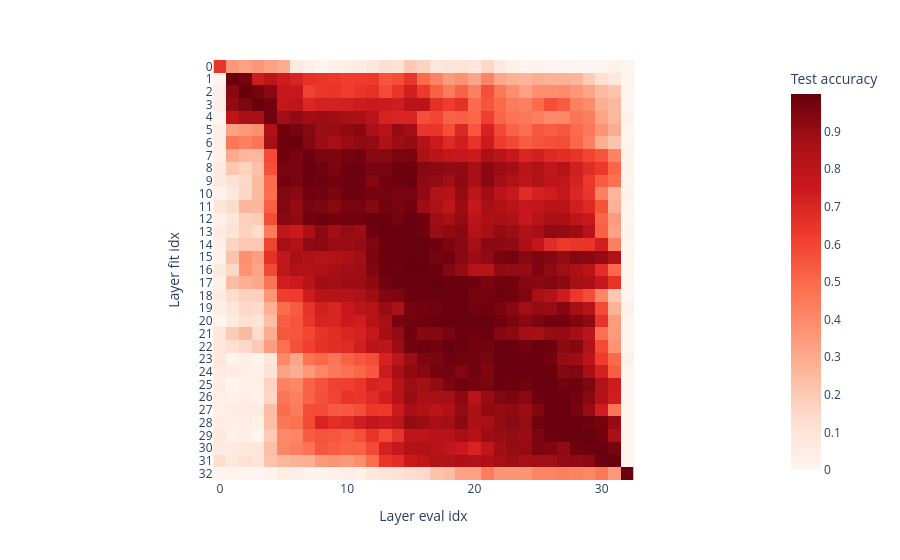

Notebook code cell kept with this figure:
### Code cell
test_accuracies_l1 = torch.zeros((len(probes_l1), len(test_hidden_states))) - float("nan")
for probe_idx, probe in enumerate(probes_l1.values()):
    probe.eval()
    for layer_idx in range(len(test_hidden_states)):
        with torch.no_grad():
            test_logits = probe(test_hidden_states[layer_idx].float().to(device), holdout_eval_tokens=False)
            test_accuracy = (test_logits.argmax(dim=-1) == test_labels).float().mean().item()
        test_accuracies_l1[probe_idx, layer_idx] = test_accuracy

plotly.express.imshow(
    test_accuracies_l1,
    labels={"y": "Layer fit idx", "x": "Layer eval idx", "color": "Test accuracy"},
    color_continuous_scale="Reds"
).update_layout(
    yaxis=dict(tickvals=list(range(len(probes_l1))), ticktext=list(probes_l1.keys()))
)

### Figure 1 — Plotly figure (JSON) as saved in the notebook; plotly's stock layout.template omitted (floating-point values rounded to 4 significant figures; data arrays with more than 128 entries replaced by an {"elided": "..."} marker saying what was removed)
{"data": [{"coloraxis": "coloraxis", "hovertemplate": "Layer eval idx: %{x}<br>Layer fit idx: %{y}<br>Test accuracy: %{z}<extra></extra>", "name": "0", "type": "heatmap", "xaxis": "x", "yaxis": "y", "z": {"elided": "33x33 float values"}}], "layout": {"coloraxis": {"colorbar": {"title": {"text": "Test accuracy"}}, "colorscale": [[0.0, "rgb(255,245,240)"], [0.125, "rgb(254,224,210)"], [0.25, "rgb(252,187,161)"], [0.375, "rgb(252,146,114)"], [0.5, "rgb(251,106,74)"], [0.625, "rgb(239,59,44)"], [0.75, "rgb(203,24,29)"], [0.875, "rgb(165,15,21)"], [1.0, "rgb(103,0,13)"]]}, "margin": {"t": 60}, "xaxis": {"anchor": "y", "constrain": "domain", "domain": [0.0, 1.0], "scaleanchor": "y", "title": {"text": "Layer eval idx"}}, "yaxis": {"anchor": "x", "autorange": "reversed", "constrain": "domain", "domain": [0.0, 1.0], "ticktext": [0, 1, 2, 3, 4, 5, 6, 7, 8, 9, 10, 11, 12, 13, 14, 15, 16, 17, 18, 19, 20, 21, 22, 23, 24, 25, 26, 27, 28, 29, 30, 31, 32], "tickvals": [0, 1, 2, 3, 4, 5, 6, 7, 8, 9, 10, 11, 12, 13, 14, 15, 16, 17, 18, 19, 20, 21, 22, 23, 24, 25, 26, 27, 28, 29, 30, 31, 32], "title": {"text": "Layer fit idx"}}}}
